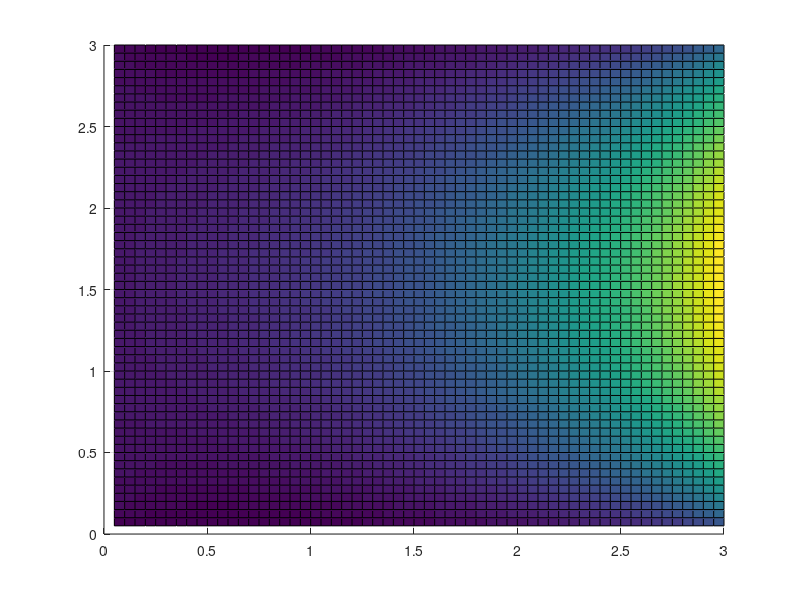

Recreate this plot in MATLAB.
clear;
clc;

% 设置房间参数
Lx = 3;
Ly = 3;
Lwall = 0.2;
time = 3;

% 设置空间步长和时间步长
dx = 0.05;
dy = 0.05;
dt = 0.0001;

% 矩阵设置
x = 0:dx:Lx+2*Lwall+0.05;
y = 0:dy:Ly+2*Lwall+0.05;
t = 0:dt:time;
wall = 0:dx:Lwall;

lengthx = Lx/dx;
lengthy = Ly/dy;

%设置系数矩阵
Ax = (-2*eye(lengthx)+diag(ones(1,lengthx-1),1) + diag(ones(1,lengthx-1),-1));
Ay = (-2*eye(lengthy)+diag(ones(1,lengthy-1),1) + diag(ones(1,lengthy-1),-1));

% 设置初始条件
t0 = 10;    % 初始室温
T0 = t0*ones(length(x),length(y));


% 设置边界条件
top = 10; % 第一类边界条件,开空调
bottom = 10;
left = 10;
right = 10;

alpha = 2.26;   % 空气热扩散系数
Tset = 25;

% 考虑开空调情况下的房间温度
T = T0;

q2 = 18;

% 设置室内温度
indoor = T(length(wall):length(x)-length(wall)-1,length(wall)+1:length(y)-length(wall));
indoor_before = indoor;

indoorx = 0.05:dx:Lx;
indoory = 0.05:dy:Ly;

% 生成网格采样点
[Y,X] = meshgrid(indoory,indoorx);

i = 1;
k = 1;

for n = 1:length(t)-1

    % 边界条件
    T(:,1) = left;
    T(:,length(x)) = right;
    T(1,:) = top;
    T(length(y),:) = bottom;
    
    % 热源

    % 空调扫风
%     if mod(n,3) == 1
%         if (i < lengthx) && (i > 1) 
%             i = i + k;        
%         else
%             k = -k;
%             i = i + k;
%         end
%     end
% 
%     if i == 0 
%        i = 1;
%     end
%     
%     indoor(i,:) = Tset;
    
    % 地暖
    indoor(lengthx,:) = indoor_before(lengthx - 1,:) + q2*dx;


    % 室内热传导
    indoor = indoor + alpha*(1/dx^2*Ax*indoor + 1/dy^2*indoor*Ay)*dt;

    % 墙壁隔热
    q = (left - indoor(:,1))/Lwall;
    indoor(:,1) = indoor_before(:,2) + q*dx;

    q = (right - indoor(:,lengthx))/Lwall;
    indoor(:,lengthx) = indoor_before(:,lengthx-1) + q*dx;

    q = (bottom - indoor(lengthy,:))/Lwall;
    indoor(lengthy,:) = indoor_before(lengthy-1,:) + q*dx;

     q = (top - indoor(1,:))/Lwall + 9 ;
    indoor(1,:) = indoor_before(2,:) + q*dx;


    indoor_before = indoor;

    T(length(wall):length(x)-length(wall)-1,length(wall)+1:length(y)-length(wall)) = indoor;

%    生成实时图像
%     surf(X,Y,indoor)
%     axis([x(1) x(end) y(1) y(end) 0 40])
%     getframe;
     
end
    
    surf(X,Y,indoor),view(0,90)
    axis([x(1) indoorx(end) y(1) indoory(end) 0 40])

